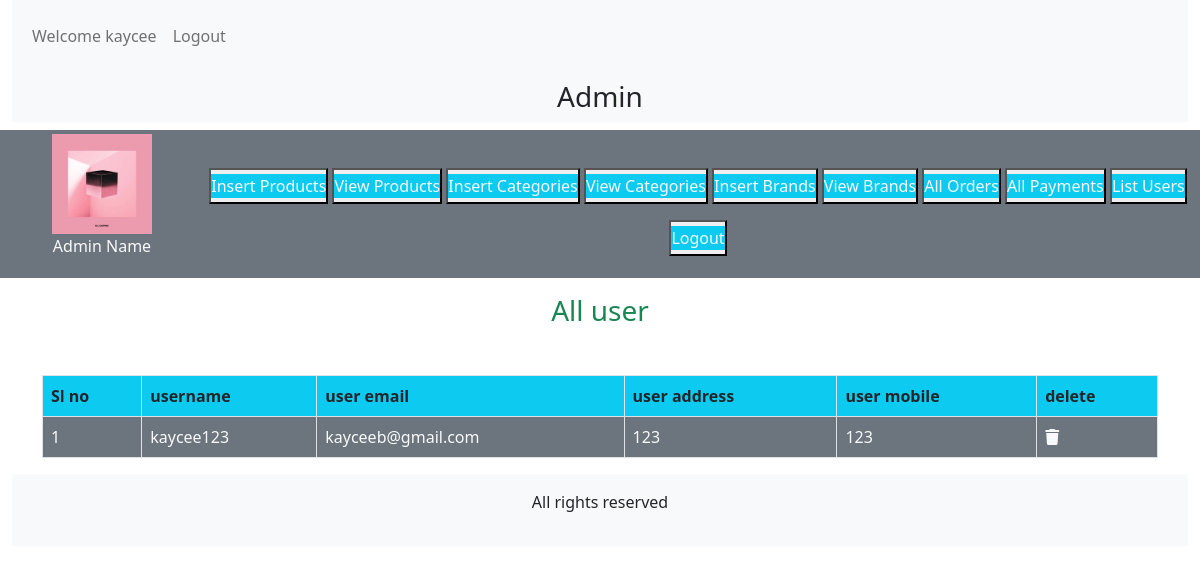
/admin/index.php?alluser (signed in), run on the app's committed database.
### tables this page shows
CREATE TABLE `user_table` (
  `user_id` int(11) NOT NULL,
  `username` varchar(100) NOT NULL,
  `user_email` varchar(100) NOT NULL,
  `user_password` varchar(255) NOT NULL,
  `user_ip` varchar(100) NOT NULL,
  `user_address` varchar(255) NOT NULL,
  `user_mobile` varchar(20) NOT NULL
);

### admin/alluser.php (the view, shortened to what this page needs)
<!DOCTYPE html>
<html lang="en">
<head>
</head>
<body>
    <h3 class="text-center text-success">All user</h3>
    <table class="table table-bordered mt-5">
        <thead class="bg-info">
            <?php
            $get_user="Select * from `user_table`";
            $result=mysqli_query($con,$get_user);
            $row_count=mysqli_num_rows($result);
            echo "<tr>
            <th>Sl no</th>
            <th>username</th>
            <th>user email</th>
            <th>user address</th>
            <th>user mobile</th>
            <th>delete</th>
        </tr>
    </thead>
    <tbody class='bg-secondary text-light'>";
    if($row_count==0){
        echo "<h2 class='bg-danger text-center mt-5'>no users</h2>";
    }else{
        $number=0;
        while ($row_data=mysqli_fetch_assoc($result)) {
            $user_id=$row_data['user_id'];
            $username=$row_data['username'];
            $user_email=$row_data['user_email'];
            $user_address=$row_data['user_address'];
            $user_mobile=$row_data['user_mobile'];
            $number++;
            ?>
            <tr>
            <td><?php echo $number; ?></td>
            <td><?php echo  $username; ?></td>
            <td> <?php echo  $user_email; ?></td>
            <td><?php echo   $user_address; ?></td>
            <td><?php echo  $user_mobile; ?></td>
            <td><a href='index.php?deleteuser=<?php echo $user_id?>' class='text-light' type="button" class="text-light" data-toggle="modal" data-target="#exampleModal"> <i class='fa-solid fa-trash'></i></a></td>
        </tr>
        <?php
        }
            }
            ?>
        </tbody>
    </table>
</body>
</html>

### style.css (style rules this page uses)
* { margin: 0; padding: 0; box-sizing: border-box; }

### data on the page
user_table: username "kaycee123", user_email "kayceeb@gmail.com", user_address "123", user_mobile "123"

### other printed values
$_SESSION['admin_name'] "kaycee"
